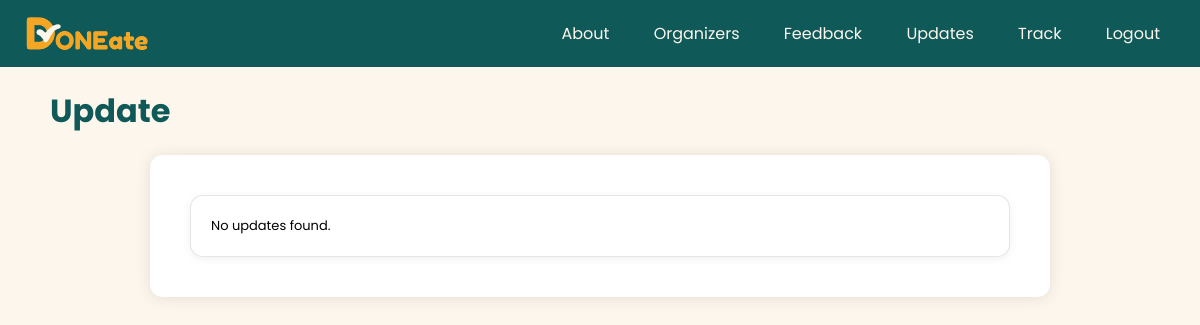
The page /donor_update (signed in) on the database as committed earlier.
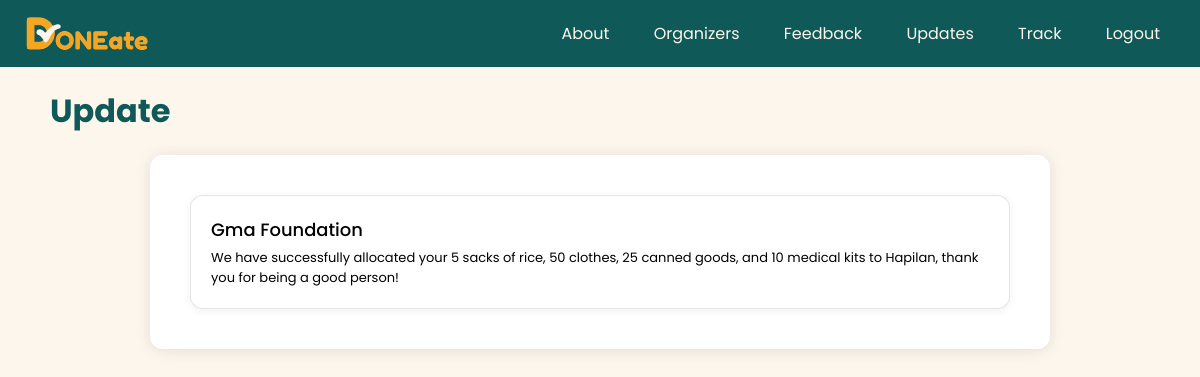
The same page on the database as committed later.
### models.py (models this page shows, shortened)
class Updates(db.Model):
    __tablename__ = 'Updates'
    UpdateID = Column(Integer, primary_key=True, autoincrement=True)
    UpdateText = Column(Text)
    DonorID = Column(Integer, ForeignKey('Donors.DonorID'))
    OrganizerID = Column(Integer, ForeignKey('Organizers.OrganizerID'))
    donor = db.relationship("Donors", backref="updates")
    organizer = db.relationship("Organizers", backref="updates")

class Organizers(db.Model):
    __tablename__ = 'Organizers'
    OrganizerID = Column(Integer, primary_key=True, autoincrement=True)
    Name = Column(String(100))
    Email = Column(String(50))

### app.py (the view)
@app.route('/donor_update')
def donor_update():
    updates = Updates.query.filter_by(DonorID = session.get('donor_id')).all()
    return render_template('donor_update.html', role = session.get('role'), updates=updates)

### templates/donor_update.html (shortened to what this page needs)
{% extends "layout.html" %}
{%block body%}
<body>
  {% include "navigation.html" %}
    <h1 id="donor-page-title">Update</h1>
    <div class="donor-center-container">
            {% if updates|length > 0 %}
                {% for update in updates %}
                    <div class="donor-center-div update">
                        <h4 class="organizer-name-update">{{ update.organizer.Name.title() }}</h4>
                        <p>{{ update.UpdateText }}</p>
                    </div>
                {% endfor %}
            {% else %}
                <div class="donor-center-div update">
                    <p>No updates found.</p>
                </div>
            {% endif %}
    </div>
</body>
{% endblock %}

Rows that differ between the two databases and show on the page:
added Updates: organizer.Name "Gma Foundation", UpdateText "We have successfully allocated your 5 sacks of rice, 50 clothes, 25 canned goods, and 10 medical kits to Hapilan, thank you for being a good person!"
Other text that changed with them:
text no longer shown: "No updates found."
